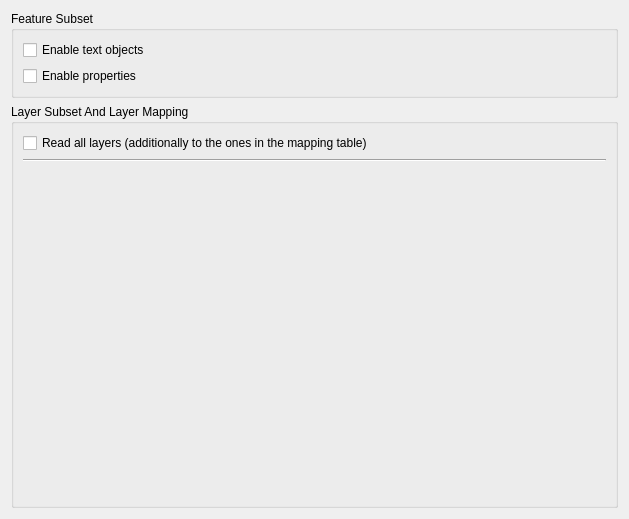
<?xml version="1.0" encoding="UTF-8"?>
<ui version="4.0">
 <class>CommonReaderOptionPage</class>
 <widget class="QWidget" name="CommonReaderOptionPage">
  <property name="geometry">
   <rect>
    <x>0</x>
    <y>0</y>
    <width>629</width>
    <height>519</height>
   </rect>
  </property>
  <property name="windowTitle">
   <string>Form</string>
  </property>
  <layout class="QVBoxLayout" name="verticalLayout">
   <item>
    <widget class="QGroupBox" name="groupBox">
     <property name="sizePolicy">
      <sizepolicy hsizetype="Preferred" vsizetype="Preferred">
       <horstretch>0</horstretch>
       <verstretch>0</verstretch>
      </sizepolicy>
     </property>
     <property name="title">
      <string>Feature Subset</string>
     </property>
     <layout class="QVBoxLayout" name="_2">
      <property name="spacing">
       <number>6</number>
      </property>
      <property name="leftMargin">
       <number>9</number>
      </property>
      <property name="topMargin">
       <number>9</number>
      </property>
      <property name="rightMargin">
       <number>9</number>
      </property>
      <property name="bottomMargin">
       <number>9</number>
      </property>
      <item>
       <widget class="QCheckBox" name="enable_text_cbx">
        <property name="text">
         <string>Enable text objects</string>
        </property>
       </widget>
      </item>
      <item>
       <widget class="QCheckBox" name="enable_properties_cbx">
        <property name="text">
         <string>Enable properties</string>
        </property>
       </widget>
      </item>
     </layout>
    </widget>
   </item>
   <item>
    <widget class="QGroupBox" name="layer_subset_grp">
     <property name="sizePolicy">
      <sizepolicy hsizetype="Preferred" vsizetype="Preferred">
       <horstretch>1</horstretch>
       <verstretch>1</verstretch>
      </sizepolicy>
     </property>
     <property name="toolTip">
      <string/>
     </property>
     <property name="title">
      <string>Layer Subset And Layer Mapping</string>
     </property>
     <property name="checkable">
      <bool>false</bool>
     </property>
     <layout class="QGridLayout">
      <property name="leftMargin">
       <number>9</number>
      </property>
      <property name="topMargin">
       <number>9</number>
      </property>
      <property name="rightMargin">
       <number>9</number>
      </property>
      <property name="bottomMargin">
       <number>9</number>
      </property>
      <property name="spacing">
       <number>6</number>
      </property>
      <item row="2" column="0" rowspan="10" colspan="2">
       <widget class="lay::LayerMappingWidget" name="layer_map">
        <property name="sizePolicy">
         <sizepolicy hsizetype="Preferred" vsizetype="Preferred">
          <horstretch>0</horstretch>
          <verstretch>0</verstretch>
         </sizepolicy>
        </property>
        <property name="frameShape">
         <enum>QFrame::NoFrame</enum>
        </property>
        <property name="frameShadow">
         <enum>QFrame::Raised</enum>
        </property>
       </widget>
      </item>
      <item row="0" column="0" colspan="2">
       <widget class="QCheckBox" name="read_all_cbx">
        <property name="text">
         <string>Read all layers (additionally to the ones in the mapping table)</string>
        </property>
       </widget>
      </item>
      <item row="1" column="0" colspan="2">
       <widget class="Line" name="line">
        <property name="orientation">
         <enum>Qt::Horizontal</enum>
        </property>
       </widget>
      </item>
     </layout>
    </widget>
   </item>
  </layout>
 </widget>
 <customwidgets>
  <customwidget>
   <class>lay::LayerMappingWidget</class>
   <extends>QFrame</extends>
   <header>layLayerMappingWidget.h</header>
   <container>1</container>
   <slots>
    <signal>enable_all_layers(bool)</signal>
   </slots>
  </customwidget>
 </customwidgets>
 <resources/>
 <connections>
  <connection>
   <sender>layer_map</sender>
   <signal>enable_all_layers(bool)</signal>
   <receiver>read_all_cbx</receiver>
   <slot>setChecked(bool)</slot>
   <hints>
    <hint type="sourcelabel">
     <x>131</x>
     <y>180</y>
    </hint>
    <hint type="destinationlabel">
     <x>107</x>
     <y>139</y>
    </hint>
   </hints>
  </connection>
 </connections>
</ui>
